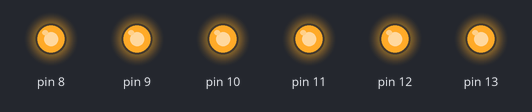
A sketch run on a simulated Arduino Uno, built with avr-gcc and run on an emulated ATmega328P. On the bench: output pins drawn as LEDs (lit = HIGH).

Above: at 0.2 s.
At 1.7 s:
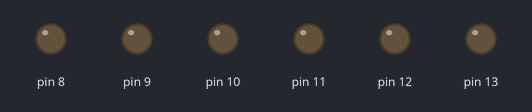
Timing chart, 0 to 3.0 s (numbered marks = the images above):
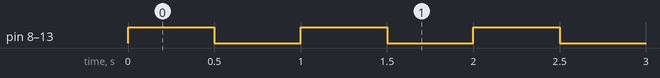

The sketch:

G01_P01_LED_ALL_ON_OFF-V1.ino
```cpp
/*
   Board: Arduino UNO

   Poject Description: all leds goes ON wait 500ms
   then goes off and wait 500ms

   url: https://github.com/sfad/arduino_projects

   Method #1
*/

void setup() {
    DDRB = 0b00111111;  // set pins 0-6 of PORT B as OUTPUT
}

void loop() {
    PORTB = 0b00111111;  // set pins 0-6 of PORT B to HIGH
    delay(500);          // wait 500ms (0.5 second)
    PORTB = 0;           // set pins 0-6 of PORT B to LOW
    delay(500);          // wait 500ms (0.5 second)
}
```

Measured:
- by itself, pin 8–13: alternates HIGH for 0.50 s and LOW for 0.50 s
